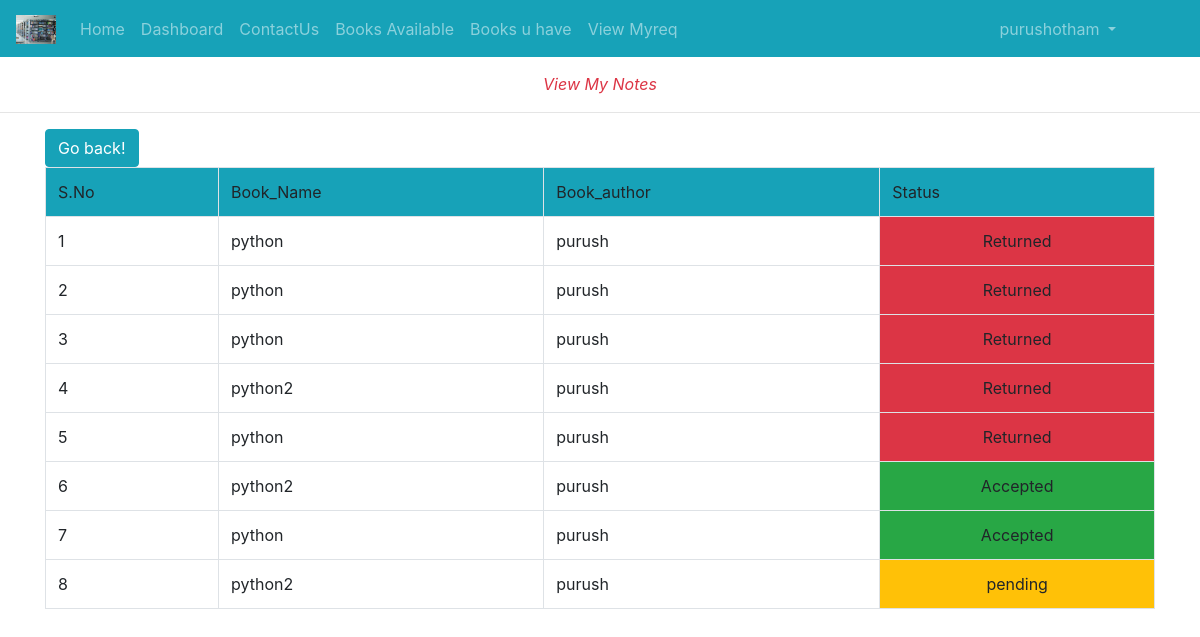
/myreq/ (signed in), run on the app's committed database.
### Library_App/models.py (models this page shows)
class User(AbstractUser):
	t = (
		(1,'student'),
		(2,'guest'),
		(3,'Staff'),
		)
	r=[('CSE','CSE'),('ECE','ECE'),('CIVIL','CIVIL'),('Mechanical','Mechanical'),('EEE','EEE'),('MBA','MBA')]
	role = models.IntegerField(default=2,choices=t)
	g=[('M',"Male"),('F','Female')]
	age=models.IntegerField(default=10)
	gender=models.CharField(max_length=10,choices=g,default="F")
	impf=models.ImageField(upload_to='profiles/',default="profile.jpg")
	Rg_No=models.CharField(max_length=120,default="")
	Branch=models.CharField(choices=r,max_length=120,default="")
	phone_no=models.CharField(null=True,default="1234567890",max_length=10)
	address=models.CharField(max_length=200,default="Tirupathi")
	Id_Card=models.FileField(upload_to='profiles/',default='')

class st_admin_data(models.Model):
	Rg_No=models.CharField(max_length=120)
	Branch=models.CharField(max_length=120)
	Name=models.CharField(max_length=120)
	issue_status=models.IntegerField(default=0)
	Book_name=models.CharField(max_length=120)
	Book_author=models.CharField(max_length=120)
	Book_Edition=models.CharField(max_length=120,default="")
	Book_count=models.IntegerField(default=0)
	Issue_date=models.DateField(blank=True,null=True)
	Expire_date=models.DateField(blank=True,null=True)
	Return_Date=models.DateField(blank=True,null=True)
	Fine=models.IntegerField(default=0)
	uid=models.ForeignKey(User,on_delete=models.CASCADE)

### Library_App/views.py (the view)
# urls.py: path('myreq/',views.myreq,name='myreq'),
@login_required
def myreq(req):
	notes=st_admin_data.objects.filter(uid_id=req.user.id)
	return render(req,'html/myres.html',{'data':notes})

### Library_App/templates/html/myres.html (shortened to what this page needs)
{% extends 'html/base.html' %}
{% load static %}
{% block content %}
<div class="text-center text-danger">
	<br>
	<span><i>View My Notes</i></span>
</div>
<hr>
<div class="container">
	<table class="table table-bordered">
		<input type="button" value="Go back!" class="btn btn-info" onclick="history.back()">
		<tr class="bg bg-info">
			<td>S.No</td>
			<td>Book_Name</td>
			<td>Book_author</td>
			<td>Status</td>
		</tr>
				{% for i in data %}
				<tr>
					<td>{{forloop.counter}}</td>
					<td>{{i.Book_name}}</td>
					<td>{{i.Book_author}}</td>
					{% if i.issue_status is 0 %}
					<td class="bg bg-warning text-center">pending</td>
					{% elif i.issue_status is 1 %}
					<td class="bg bg-success text-center">Accepted</td>
					{% elif i.issue_status is 2 %}
					<td class="bg bg-danger text-center">Rejected</td>
					{% else %}
					<td class="bg bg-danger text-center">Returned</td>
					{% endif %}
				</tr>
			{% endfor %}
	</table>
</div>
		<br><br><br><br><br>
		<br><br><br><br><br>
{% endblock %}

### Library_App/templates/html/navbar.html (shortened to what this page needs)
{% load static %}
<nav class="navbar fixed-top navbar-expand-sm bg-info navbar-dark mb-2">
  <a class="navbar-brand" href="{% url 'hm' %}">
    <img src="{% static 'images/libnew.jpg' %}" alt="logo" style="width:40px;">
  </a>
  <div class="collapse navbar-collapse" id="collapsibleNavbar">
  <ul class="navbar-nav">
    {% if not user.is_authenticated %}
    <li class="nav-item">
      <a class="nav-link" href="{% url 'hm' %}">Home</a>
    </li>
    <li class="nav-item">
      <a class="nav-link" href="{% url 'at' %}">AboutUs</a>
    </li>
    <li class="nav-item">
      <a class="nav-link" href="{% url 'ct' %}">Contact Details</a>
    </li>
    {% else %}
    {% if user.is_superuser %}
     <li class="nav-item">
      <a class="nav-link" href="{% url 'hm' %}">Home</a>
    </li>
     <li class="nav-item">
      <a class="nav-link" href="{% url 'dsh' %}">Dashboard</a>
    </li>
    </li>
     <li class="nav-item">
      <a class="nav-link" href="{% url 'books_avail' %}">Books_available</a>
    </li>
    <li class="nav-item">
      <a class="nav-link" href="{% url 'gperm' %}">Grant Permission</a>
    </li>
    <li class="dropdown">
      <a type="button" class="nav-link dropdown-toggle" data-toggle="dropdown">Books Status</a>
      <div class="dropdown-menu">
        <a class="dropdown-item" href="{% url 'issue_book' %}">Issued Books</a>
      <a class="dropdown-item" href="{% url 'Return_book' %}">Return Books</a></div>
    </li>
    <li class="nav-item" style='display:inline'>
      <a class="nav-link" href="{% url 'fine' %}">Fines List</a>
    </li>
    <li class="nav-item">
      <a class="nav-link" href="{% url 'viewn' %}">Students Requests</a>
    </li>
    {% else %}
   {% if user.role == 1 or user.role == 3 %}
      <li class="nav-item">
      <a class="nav-link" href="{% url 'hm' %}">Home</a>
    </li>
     <li class="nav-item">
      <a class="nav-link" href="{% url 'dsh' %}">Dashboard</a>
    </li>
    <li class="nav-item">
      <a class="nav-link" href="{% url 'ct' %}">ContactUs</a>
    </li>
    <li class="nav-item">
      <a class="nav-link" href="{% url 'studentbooks_avail' %}">Books Available</a>
    </li>
     <li class="nav-item">
      <a class="nav-link" href="{% url 'bk' %}">Books u have</a>
    </li>
    <li class="nav-item">
        <a class="nav-link" href="{% url 'myreq' %}">View Myreq</a>
      </li>
    {% endif %}
    {% endif %}
    {% endif %}
  </ul>
  <ul class="navbar-nav ml-auto" style="margin-right:60px">
    {% if not user.is_authenticated %}
    <li class="nav-item">
      <a class="nav-link" href="{% url 'log' %}">LogIn</a>
    </li>
    {% else %}
  <li class="dropdown">
    <a type="button" class="nav-link dropdown-toggle" data-toggle="dropdown">
      {% if user.role == 1 or user.is_superuser or user.role == 3 %}
      {{user.username}}
       {% else %}
       Guest
       {% endif %}
    </a>
</li>
{% endif %}
</ul>
</div>
</nav>
<br>
<br>

### data on the page
User: username "purushotham"
st_admin_data: Book_name "python", Book_author "purush", issue_status "Returned"
st_admin_data: Book_name "python", Book_author "purush", issue_status "Returned"
st_admin_data: Book_name "python", Book_author "purush", issue_status "Returned"
st_admin_data: Book_name "python2", Book_author "purush", issue_status "Returned"
st_admin_data: Book_name "python", Book_author "purush", issue_status "Returned"
st_admin_data: Book_name "python2", Book_author "purush", issue_status "Accepted"
st_admin_data: Book_name "python", Book_author "purush", issue_status "Accepted"
st_admin_data: Book_name "python2", Book_author "purush", issue_status "pending"
